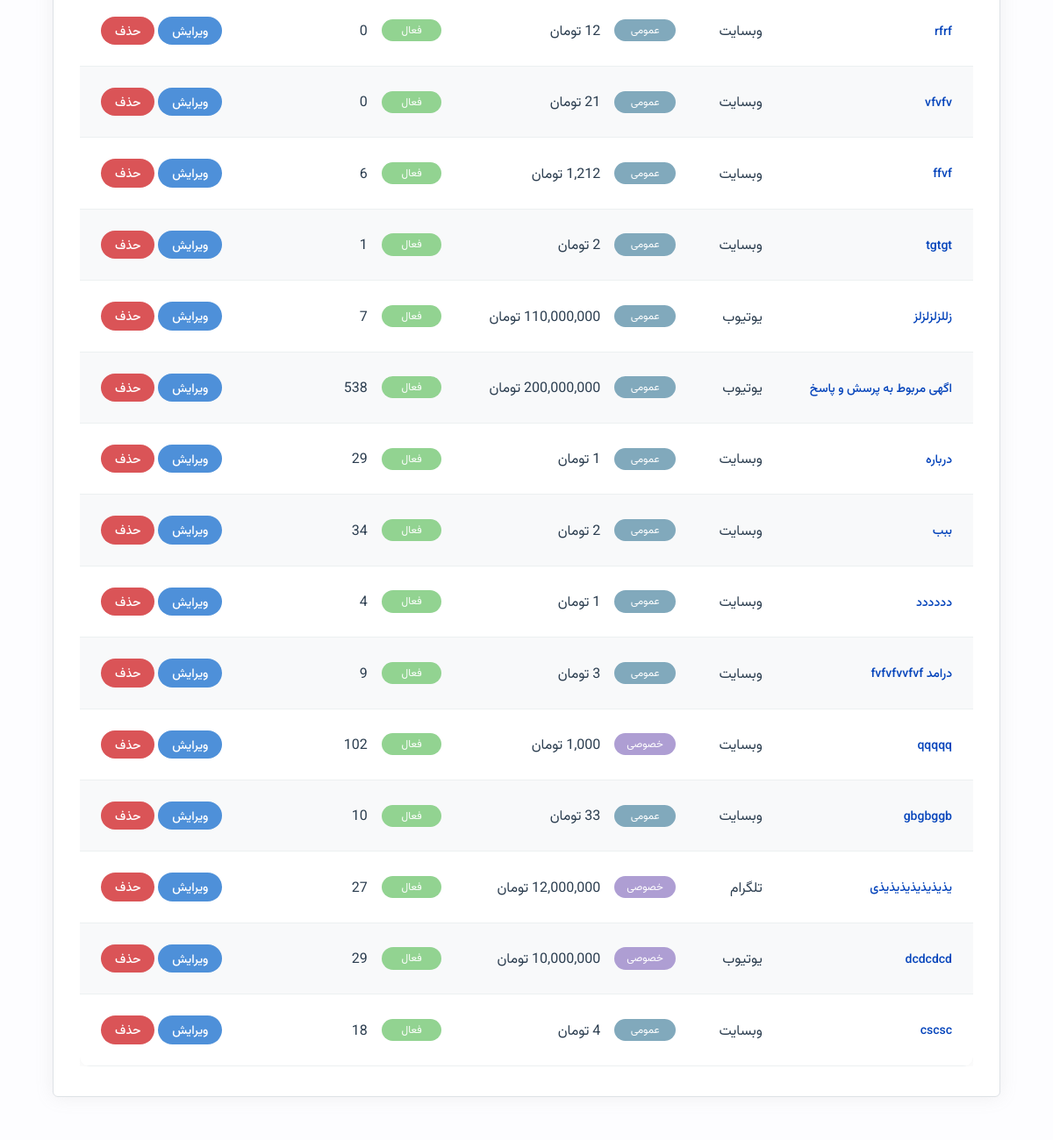
/listings/my-listings/ (signed in, middle part), run on an earlier commit of the app's database.
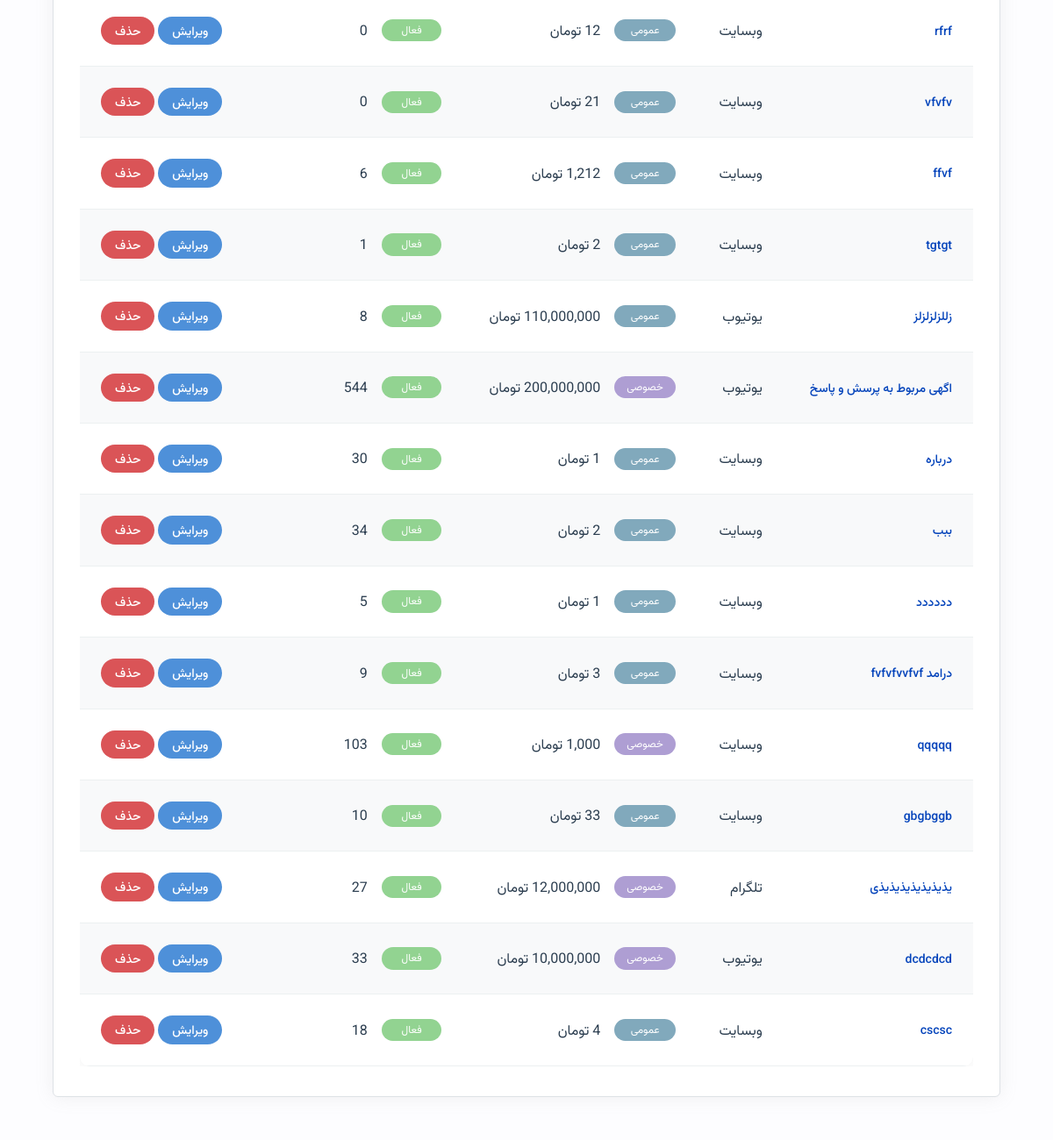
And on a later commit of the database.
### listings/models.py (models this page shows, shortened)
class Listing(models.Model):
    STATUS_CHOICES = [
        ('pending', 'در انتظار تایید'),
        ('active', 'فعال'),
        ('sold', 'فروخته شده'),
        ('rejected', 'رد شده'),
        ('deleted', 'حذف شده'),
    ]
    seller = models.ForeignKey(settings.AUTH_USER_MODEL, on_delete=models.CASCADE, related_name='listings', verbose_name='فروشنده')
    category = models.ForeignKey(Category, on_delete=models.SET_NULL, null=True, blank=True, verbose_name='دسته‌بندی')
    title = models.CharField(max_length=200, verbose_name='عنوان')
    description = models.TextField(verbose_name='توضیحات')
    location = models.CharField(max_length=200, null=True, blank=True, verbose_name='موقعیت')
    price = models.DecimalField(max_digits=12, decimal_places=0, verbose_name='قیمت')
    discount_price = models.DecimalField(max_digits=12, decimal_places=0, null=True, blank=True, verbose_name='قیمت با تخفیف')
    about_platform = models.TextField(null=True, blank=True, verbose_name='درباره پلتفرم')
    platform_url = models.URLField(blank=True, verbose_name='آدرس پلتفرم')
    followers_count = models.IntegerField(default=0, blank=True, verbose_name='تعداد فالوور')
    monthly_income = models.DecimalField(null=True, blank=True, max_digits=12, decimal_places=0, verbose_name='درآمد ماهانه')
    platform_age = models.IntegerField(default=0, blank=True, verbose_name='سن پلتفرم (ماه)')
    most_like = models.IntegerField(null=True, blank=True, verbose_name='بیشترین لایک')
    most_view = models.IntegerField(null=True, blank=True, verbose_name='بیشترین بازدید')
    most_comment = models.IntegerField(null=True, blank=True, verbose_name='بیشترین کامنت')
    main_image = models.ImageField(upload_to='listings/images/', verbose_name='تصویر اصلی')
    boost = models.BooleanField(default=False, verbose_name='آگهی پیشرفته')
    premier = models.BooleanField(default=False, verbose_name='آگهی برتر')
    is_income = models.BooleanField(default=True, verbose_name='آگهی به درآمد رسیده')
    is_verified = models.BooleanField(default=False, verbose_name='اطلاعات مورد تایید است')
    is_private = models.BooleanField(default=False, verbose_name='آگهی خصوصی')
    status = models.CharField(max_length=20, choices=STATUS_CHOICES, default='pending', verbose_name='وضعیت')
    rejection_reason = models.TextField(blank=True, null=True, verbose_name='دلیل رد')
    views_count = models.IntegerField(default=0, verbose_name='تعداد بازدید')
    created_at = models.DateTimeField(auto_now_add=True, verbose_name='تاریخ ایجاد')
    updated_at = models.DateTimeField(auto_now=True, verbose_name='تاریخ بروزرسانی')
    total_revenue = models.DecimalField(max_digits=12, decimal_places=0, null=True, blank=True, verbose_name='درآمد کل')
    total_profit = models.DecimalField(max_digits=12, decimal_places=0, null=True, blank=True, verbose_name='سود کل')
    avg_monthly_revenue = models.DecimalField(max_digits=12, decimal_places=0, null=True, blank=True, verbose_name='میانگین درآمد ماهانه')
    avg_monthly_profit = models.DecimalField(max_digits=12, decimal_places=0, null=True, blank=True, verbose_name='میانگین سود ماهانه')
    profit_margin = models.DecimalField(max_digits=5, decimal_places=2, null=True, blank=True, verbose_name='حاشیه سود (درصد)')
    profit_multiplier = models.DecimalField(max_digits=5, decimal_places=2, null=True, blank=True, verbose_name='ضریب سود')
    revenue_multiplier = models.DecimalField(max_digits=5, decimal_places=2, null=True, blank=True, verbose_name='ضریب درآمد')
    post_sale_support = models.TextField(null=True, blank=True, verbose_name='پشتیبانی پس از فروش')
    class Meta:
        ordering = ['-boost', '-premier', '-created_at']
        verbose_name = 'آگهی'
        verbose_name_plural = 'آگهی‌ها'

class Category(models.Model):
    PLATFORM_CHOICES = [
        ('website', 'وبسایت'),
        ('instagram', 'اینستاگرام'),
        ('telegram', 'تلگرام'),
        ('youtube', 'یوتیوب'),
        ('aparat', 'آپارات'),
        ('other', 'سایر'),
    ]
    name = models.CharField(max_length=100, verbose_name='نام')
    platform = models.CharField(max_length=20, choices=PLATFORM_CHOICES, verbose_name='پلتفرم')
    description = models.TextField(blank=True, verbose_name='توضیحات')
    class Meta:
        verbose_name = 'دسته‌بندی'
        verbose_name_plural = 'دسته‌بندی‌ها'

### listings/views.py (the view)
# urls.py: path('my-listings/', views.my_listings, name='my_listings'),
@login_required
def my_listings(request):
    listings = Listing.objects.filter(seller=request.user)
    pending_requests = VisitRequest.objects.filter(
        listing__seller=request.user,
        status='pending'
    ).select_related('listing', 'requester')
    return render(request, 'listings/my_listings.html', {
        'listings': listings,
        'pending_requests': pending_requests
    })

### listings/templatetags/custom_tags.py (called while the page is built)
@register.filter(name='split_number')
def split_number(value):
    try:
        return f"{int(value):,}"
    except (ValueError, TypeError):
        return value

### listings/templatetags/date_filters.py (called while the page is built)
@register.filter
def jalali_date_numeric(value):
    if not value:
        return ""
    j_date = jdatetime.datetime.fromgregorian(datetime=value)
    return j_date.strftime("%Y/%m/%d")

### notifications/context_processors.py (called while the page is built)
def unread_notifications_count(request):
    if request.user.is_authenticated:
        count = Notification.objects.filter(recipient=request.user, is_read=False).count()
        return {'unread_notifications_count': count}
    return {'unread_notifications_count': 0}

### templates/listings/my_listings.html (shortened to what this page needs)
{% extends 'base.html' %}
{% load custom_tags %}
{% load date_filters %}
{% block content %}
<div class="card">
    <div class="card-body">
        <div class="table-responsive">
            <table class="table table-striped">
                <tbody>
                    {% for listing in listings %}
                    <tr>
                        <td>
                            <a href="{% url 'listings:listing_detail' listing.pk %}" class="btn btn-sm btn-link"
                                onclick="event.stopPropagation();">
                                {{ listing.title }}
                            </a>
                        </td>
                        <td>{{ listing.category.name }}</td>
                        <td>
                            {% if listing.is_private %}
                            <span class="badge tag-private">خصوصی</span>
                            {% else %}
                            <span class="badge tag-general">عمومی</span>
                            {% endif %}
                        </td>
                        <td>{{ listing.price|split_number }} تومان</td>
                        <td>
                            <span
                                class="badge tag-{% if listing.status == 'active' %}active{% elif listing.status == 'sold' %}sold{% elif listing.status == 'rejected' %}not-accepted{% elif listing.status == 'deleted' %}deleted{% else %}waiting{% endif %}">
                                {{ listing.get_status_display }}
                            </span>
                        </td>
                        <td>{{ listing.views_count|split_number }}</td>
                        <td>{{ listing.created_at|jalali_date_numeric }}</td>
                        <td onclick="event.stopPropagation();">
                            {% if listing.status != 'deleted' and listing.status != 'sold' %}
                            <a href="{% url 'listings:listing_edit' listing.pk %}"
                                class="btn btn-sm btn-edit">ویرایش</a>
                            <a href="{% url 'listings:listing_delete' listing.pk %}"
                                class="btn btn-sm btn-remove">حذف</a>
                            {% endif %}
                        </td>
                    </tr>
                    {% empty %}
                    <tr>
                        <td colspan="8" class="text-center">شما هنوز آگهی ثبت نکرده‌اید.</td>
                    </tr>
                    {% endfor %}
                </tbody>
            </table>
        </div>
    </div>
</div>
{% endblock %}

What changed in the data, as far as the page shows it:
changed Listing "زللزلزلزلز": views_count|split_number "7" → "8"
changed Listing "اگهی مربوط به پرسش و پاسخ": views_count|split_number "538" → "544"; is_private "عمومی" → "خصوصی"
changed Listing "درباره": views_count|split_number "29" → "30"
changed Listing "دددددد": views_count|split_number "4" → "5"
changed Listing "qqqqq": views_count|split_number "102" → "103"
changed Listing "dcdcdcd": views_count|split_number "29" → "33"
